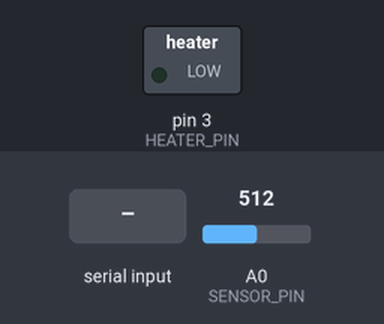
The program below on a simulated Arduino Uno, built with avr-gcc and run on an emulated ATmega328P. Parts: switched loads named in the program (green lamp = pin HIGH). The inputs (shaded band) are chosen by the test bench; at power-on: A0 (SENSOR_PIN) = 512. What the program prints to the serial monitor is not drawn.

Above: at 1.2 s.
1.3 s: "Q:90\n" received over Serial
At 1.6 s:
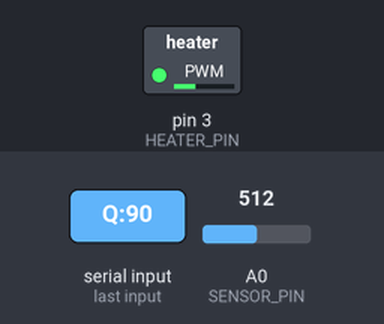
2.8 s: "Q:\n" received over Serial
At 4.0 s:
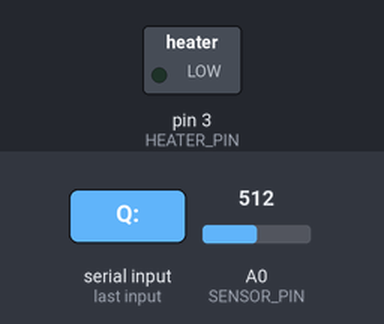
Timing chart, 0 to 5.8 s (numbered marks = the images above; inputs shaded):
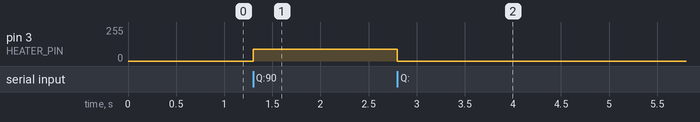

The program:

main.cpp
```cpp
#include <Arduino.h>

// HIL_Thermistor_Plant.ino
// Arduino Firmware for Python-Based HIL Temp Control
// Baud Rate: 115200

const int HEATER_PIN = 3;  // PWM Output to MOSFET Gate
const int SENSOR_PIN = A0; // Analog Input from Thermistor Divider
unsigned long lastTelemetry = 0;
int currentPower = 0;

void setup()
{
  Serial.begin(115200);
  pinMode(HEATER_PIN, OUTPUT);
  analogWrite(HEATER_PIN, 0); // Safety: Start with heater OFF
}

void loop()
{
  // 1. Process Incoming Control Commands (Format: "Q:PWM_VALUE\n")
  if (Serial.available() > 0)
  {
    String cmd = Serial.readStringUntil('\n');
    cmd.trim();
    if (cmd.startsWith("Q:"))
    {
      currentPower = cmd.substring(2).toInt();
      currentPower = constrain(currentPower, 0, 255);
      analogWrite(HEATER_PIN, currentPower);
    }
  }

  // 2. Transmit Periodic Telemetry (Format: "A:RAW_ADC\n")
  // Frequency: 10Hz (Every 100ms)
  if (millis() - lastTelemetry >= 100)
  {
    lastTelemetry = millis();
    // Simulate thermal mass by averaging the PWM signal
    // We read many times quickly and average to get a stable "temp"
    long sum = 0;
    for (int i = 0; i < 50; i++)
    {
      sum += analogRead(SENSOR_PIN);
      delayMicroseconds(100);
    }
    int averagedADC = sum / 50;

    Serial.print("A:");
    Serial.println(averagedADC);
  }
}
```

Measured:
- after the input at 1.3 s, pin 3 (HEATER_PIN): 0/255 → 90/255 at once
- after the input at 2.8 s, pin 3 (HEATER_PIN): 90/255 → 0/255 at once
